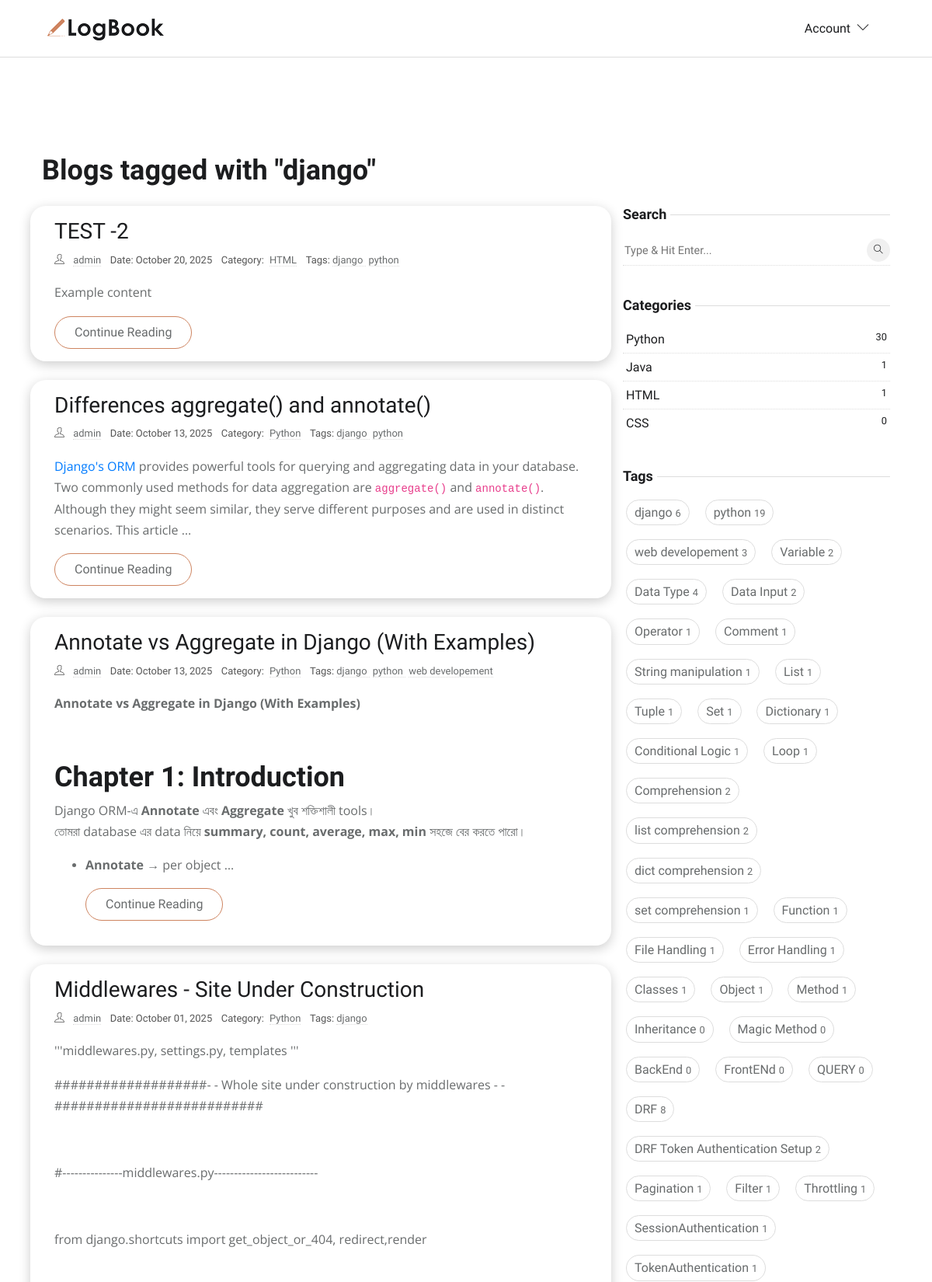
The page /tag/django/ (upper part) on the database its author committed.
### blog/models.py (models this page shows, shortened)
class Tag(models.Model):
    title = models.CharField(max_length=50, unique=True, db_index=True)
    slug = models.SlugField(unique=True, blank=True, null=True, max_length=300)
    def __str__(self):
        return self.title

class Blog(models.Model):
    author = models.ForeignKey(
        settings.AUTH_USER_MODEL, related_name='user_blogs', on_delete=models.CASCADE
    )
    title = models.CharField(max_length=100, unique=True)
    slug = models.SlugField(unique=True, blank=True, null=True, max_length=300)
    content = RichTextUploadingField()
    category = models.ForeignKey(
        Category,
        related_name='category_blogs',
        on_delete=models.CASCADE
    )
    tags = models.ManyToManyField(Tag, related_name='tag_blogs')
    created_date = models.DateTimeField(auto_now_add=True)
    updated_date = models.DateTimeField(auto_now=True)
    class Meta:
        ordering = ['-created_date']
        indexes = [models.Index(fields=['title','created_date'])]
    class Meta:
        ordering = ['-created_date']
        indexes = [models.Index(fields=['title','created_date'])]
    def get_absolute_url(self):
        return reverse('blog-detail', kwargs={'slug': self.slug})

class Category(models.Model):
    title = models.CharField(max_length=50, unique=True, db_index=True)
    slug = models.SlugField(unique=True, blank=True, null=True, max_length=300)
    class Meta:
        verbose_name = "Category"
        verbose_name_plural = "Categories"

### account/models.py (models this page shows, shortened)
class CustomUser(AbstractBaseUser, PermissionsMixin):
    email = models.EmailField(unique=True)
    username = models.CharField(max_length=50)
    first_name = models.CharField(max_length=50, blank=True)
    last_name = models.CharField(max_length=50, blank=True)
    is_active = models.BooleanField(default=False)  # For Mail Verification
    is_staff = models.BooleanField(default=False)
    date_joined = models.DateTimeField(default=timezone.now)
    objects = CustomUserManager()
    USERNAME_FIELD = 'email'      # login field
    REQUIRED_FIELDS = ['username']  # required when creating superuser

### blog/views.py (the view)
# urls.py: path('tag/<slug:slug>/', TagPostsView.as_view(), name='tag-blogs'),
class TagPostsView(ListView):
    model = Blog
    template_name = 'blog/tag_blogs.html'
    context_object_name = 'tag_blogs'
    def get_queryset(self):
        self.tag = get_object_or_404(Tag, slug=self.kwargs['slug'])
        return self.tag.tag_blogs.all()
    def get_context_data(self, **kwargs):
        context = super().get_context_data(**kwargs)
        context['tag'] = self.tag
        return context

### blog/context_processors.py (called while the page is built)
def get_all_categories(request):
    categories = Category.objects.all()
    return {'categories': categories}

def get_all_tags(request):
    tags = Tag.objects.all()
    return {'tags': tags}

def get_recent_blogs(request):
    recent_blogs = Blog.objects.order_by('-created_date')[:5]
    return {'recent_blogs': recent_blogs}

### templates/blog/tag_blogs.html (shortened to what this page needs)
{% extends 'base/base.html' %}
{% load static %}
{% load custom_filters %}
{% block content %}
<section class="section">
    <div class="container p-4">
        <h2 class="mb-4">Blogs tagged with "{{ tag }}"</h2>
        <div class="row">
            <div class="col-lg-8 mb-5 mb-lg-0">
                {% for blog in tag_blogs %}
                <article class="row p-3 mb-4 blog-card">
                    <div class="col-md-12">
                        <h3 class="h3"><a class="post-title" href="{{ blog.get_absolute_url }}">{{ blog.title }}</a>
                        </h3>
                        <ul class="list-inline post-meta mb-2">
                            <li class="list-inline-item"><i class="ti-user mr-2"></i>
                                <a href="{% url 'profile' blog.author.username %}">{{ blog.author.get_full_name|default:blog.author.username }}</a>
                            </li>
                            <li class="list-inline-item">Date: {{ blog.created_date|date:"F d, Y" }}</li>
                            <li class="list-inline-item">
                                Category: <a href="{% url 'category-blogs' blog.category.slug %}" class="ml-1">
                                    {{blog.category.title }}</a>
                            </li>
                            <li class="list-inline-item">
                                Tags:
                                {% for tag in blog.tags.all %}
                                <a href="{% url 'tag-blogs' tag.slug %}" class="mr-1">
                                    {{ tag.title}}
                                </a>
                                {% empty %}
                                No tags
                                {% endfor %}
                            </li>
                        </ul>
                        <p>{{ blog.content|truncatewords:40|safe }}</p>
                        <a href="{{ blog.get_absolute_url }}" class="btn btn-outline-primary">
                            Continue Reading
                        </a>
                    </div>
                </article>
                {% endfor %}
            </div>
            <div class="col-lg-4">
                <aside class="fixed-sidebar">
                    {% include 'base/sideber.html' %}
                </aside>
            </div>
        </div>
    </div>
</section>
{% endblock content %}

### templates/base/sideber.html (shortened to what this page needs)
{% load static %}
<div class="widget">
   <h5 class="widget-title"><span>Search</span></h5>
   <form action="{% url 'search-results' %}" method="GET" class="widget-search position-relative">
      <input id="search-query" name="q" type="search" required placeholder="Type & Hit Enter..." autocomplete="off">
      <button type="submit"><i class="ti-search"></i></button>
   </form>
</div>
<div class="widget">
   <h5 class="widget-title"><span>Categories</span></h5>
   <ul class="list-unstyled widget-list">
      {% for cat in categories %}
      <li class="cate-card p-1">
         <a href="{% url 'category-blogs' cat.slug %}" class="d-flex">
            {{cat.title}}
            <small class="ml-auto">{{cat.category_blogs.count}}</small>
         </a>
      </li>
      {% endfor %}
   </ul>
</div>
<div class="widget">
   <h5 class="widget-title"><span>Tags</span></h5>
   <ul class="list-inline widget-list-inline">
      {% for tag in tags %}
      <li class="list-inline-item cate-card p-1">
         <a href="{% url 'tag-blogs' tag.slug %}">
            {{tag.title}}
            <small class="ml-auto">{{tag.tag_blogs.count}}</small></a>
      </li>
      {% endfor %}
   </ul>
</div>

### static/css/style.css (style rules this page uses)
body { line-height: 1.7; font-family: 'Ubuntu', sans-serif; -webkit-font-smoothing: antialiased; color: #696c6d; font-size: 16px; }
p, .paragraph { font-weight: 400; color: #696c6d; font-size: 16px; line-height: 1.7; font-family: "Open Sans", sans-serif; }
h1, h2, h3, h4, h5, h6 { color: #1c1d1f; font-family: 'Ubuntu', sans-serif; font-weight: 600; line-height: 1.2; }
h2, .h2 { font-size: 36px; }
h3, .h3 { font-size: 28px; }
h5, .h5 { font-size: 18px; }
.btn { font-size: 16px; font-family: 'Ubuntu', sans-serif; text-transform: capitalize; padding: 8px 25px; border-radius: 50px; border: 1px solid; position: relative; z-index: 1; transition: 0.2s ease; }
.btn-outline-primary { background: transparent; color: #696c6d; border-color: #ce8460; }
body { background-color: #fff; overflow-x: hidden; }
a, a:hover, a:focus { text-decoration: none; }
a, button, select { cursor: pointer; transition: 0.2s ease; }
.section { padding-top: 100px; padding-bottom: 100px; }
.post-title { color: #1c1d1f; }
.post-meta li { margin-right: 10px; font-size: 90%; }
.post-meta a { color: #696c6d; border-bottom: 1px dotted #ddd; }
.widget { background: #fff; margin-bottom: 40px; }
.widget-title { position: relative; margin-bottom: 15px; }
.widget-title span { background: #fff; position: relative; padding-right: 5px; z-index: 1; }
.widget-title::before { position: absolute; content: ""; right: 0; height: 1px; width: 100%; background: #ddd; top: 50%; }
.widget-search { position: relative; }
.widget-search input { border: 0; border-bottom: 1px dotted #ddd; width: 100%; height: 40px; }
.widget-search input::placeholder { font-size: 90%; }
.widget-search button { height: 30px; width: 30px; line-height: 30px; display: inline-block; padding: 0; background: #f0f0f0; color: #1c1d1f; text-align: center; border-radius: 50%; position: absolute; right: 0; top: 5px; border: 0; font-size: 12px; }
.widget-list li { padding: 5px 0; }
.widget-list li:not(:last-child) { border-bottom: 1px dotted #ddd; }
.widget-list li a { color: #1c1d1f; }
.widget-list-inline li { margin-bottom: 10px; }
.widget-list-inline li a { padding: 2px 10px; border: 1px solid #ddd; border-radius: 40px; display: block; color: #696c6d; }
.fixed-sidebar { position: sticky; top: 120px; }
.blog-card { background-color: #ffffff; border-radius: 20px; box-shadow: 0 4px 15px rgba(0, 0, 0, 0.2); padding: 0 30px 30px 30px; transition: transform 0.3s, box-shadow 0.3s; margin-bottom: 30px; }
.blog-card .post-meta { font-size: 0.9rem; color: #555; margin-bottom: 15px; }

### rows shown on the page
Tag: title "django", tag_blogs.count "6"
Blog: title "TEST -2", author.get_full_name "admin", created_date "October 20, 2025", category "HTML", content "Example content"
Tag: title "python", tag_blogs.count "19"
Blog: title "Differences aggregate() and annotate()", author.get_full_name "admin", created_date "October 13, 2025", category "Python", content "Django's ORM provides powerful tools for querying and aggregating data in your database. Two commonly used methods for data aggregation are aggregate() and annotate() . Although they might seem similar, they serve different purposes and are used in distinct scenarios. This article …"
Blog: title "Annotate vs Aggregate in Django (With Examples)", author.get_full_name "admin", created_date "October 13, 2025", category "Python", content "Annotate vs Aggregate in Django (With Examples) Chapter 1: Introduction Django ORM-এ Annotate এবং Aggregate খুব শক্তিশালী tools। তোমরা database এর data নিয়ে summary, count, average, max, min সহজে বের করতে পারো। Annotate → per object …"
Tag: title "web developement", tag_blogs.count "3"
Blog: title "Middlewares - Site Under Construction", author.get_full_name "admin", created_date "October 01, 2025", category "Python", content "'''middlewares.py, settings.py, templates ''' ###################- - Whole site under construction by middlewares - -########################## #---------------middlewares.py-------------------------- from django.shortcuts import get_object_or_404, redirect,render"
Category: title "Python", category_blogs.count "30"
Category: title "Java", category_blogs.count "1"
Category: title "HTML", category_blogs.count "1"
Category: title "CSS", category_blogs.count "0"
Tag: title "Variable", tag_blogs.count "2"
Tag: title "Data Type", tag_blogs.count "4"
Tag: title "Data Input", tag_blogs.count "2"
Tag: title "Operator", tag_blogs.count "1"
Tag: title "Comment", tag_blogs.count "1"
Tag: title "String manipulation", tag_blogs.count "1"
Tag: title "List", tag_blogs.count "1"
Tag: title "Tuple", tag_blogs.count "1"
Tag: title "Set", tag_blogs.count "1"
Tag: title "Dictionary", tag_blogs.count "1"
Tag: title "Conditional Logic", tag_blogs.count "1"
Tag: title "Loop", tag_blogs.count "1"
Tag: title "Comprehension", tag_blogs.count "2"
Tag: title "list comprehension", tag_blogs.count "2"
Tag: title "dict comprehension", tag_blogs.count "2"
Tag: title "set comprehension", tag_blogs.count "1"
Tag: title "Function", tag_blogs.count "1"
Tag: title "File Handling", tag_blogs.count "1"
Tag: title "Error Handling", tag_blogs.count "1"
Tag: title "Classes", tag_blogs.count "1"
Tag: title "Object", tag_blogs.count "1"
Tag: title "Method", tag_blogs.count "1"
Tag: title "Inheritance", tag_blogs.count "0"
Tag: title "Magic Method", tag_blogs.count "0"
Tag: title "BackEnd", tag_blogs.count "0"
Tag: title "FrontENd", tag_blogs.count "0"
Tag: title "QUERY", tag_blogs.count "0"
Tag: title "DRF", tag_blogs.count "8"
Tag: title "DRF Token Authentication Setup", tag_blogs.count "2"
Tag: title "Pagination", tag_blogs.count "1"
Tag: title "Filter", tag_blogs.count "1"
Tag: title "Throttling", tag_blogs.count "1"
Tag: title "SessionAuthentication", tag_blogs.count "1"
Tag: title "TokenAuthentication", tag_blogs.count "1"
